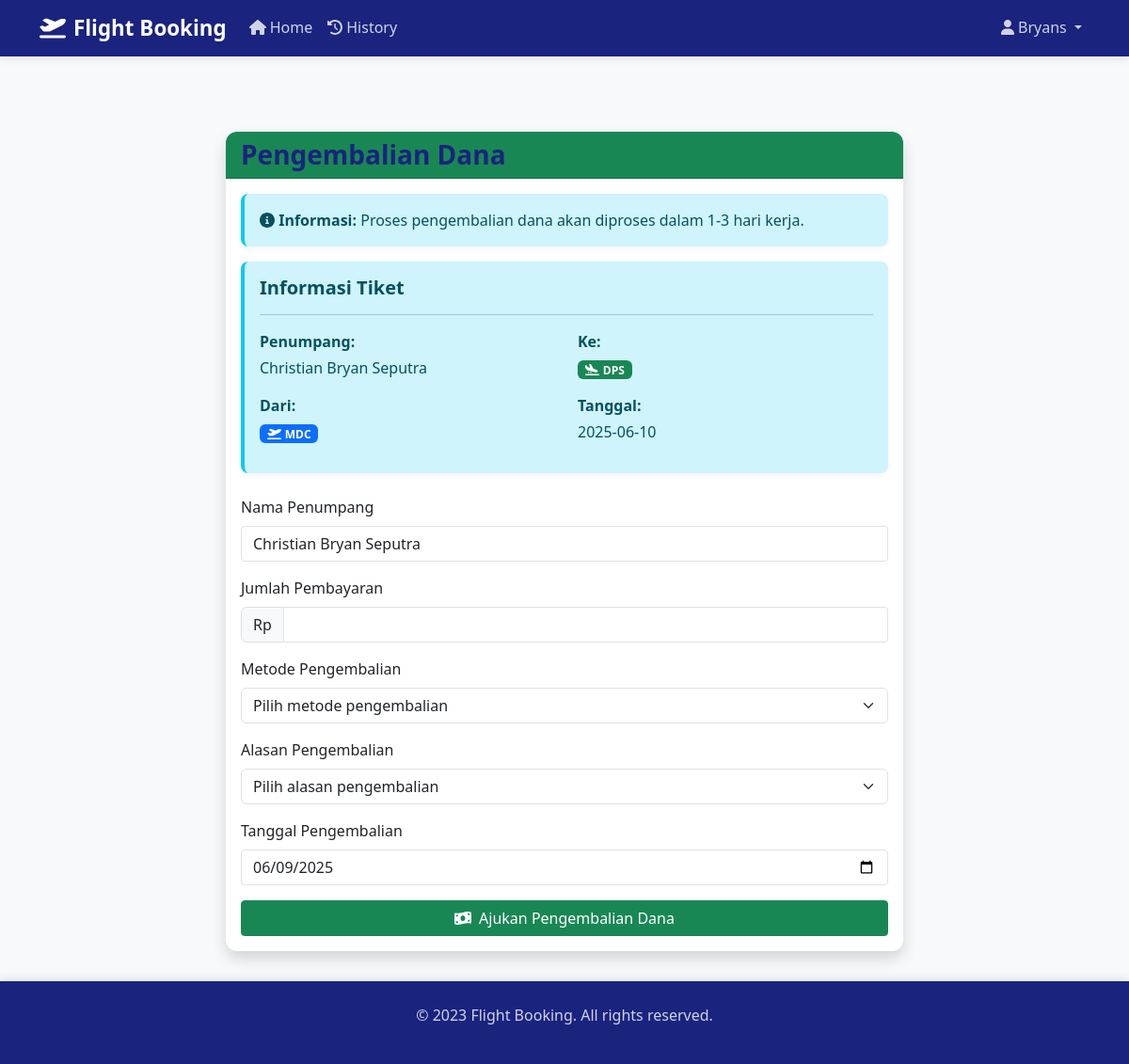
/refund?booking_id=3 (signed in), run on the app's committed database.
### tables this page shows
CREATE TABLE users (
        id INTEGER PRIMARY KEY AUTOINCREMENT,
        username TEXT UNIQUE NOT NULL,
        password TEXT NOT NULL,
        full_name TEXT NOT NULL,
        email TEXT UNIQUE NOT NULL,
        phone TEXT,
        address TEXT,
        created_at TIMESTAMP DEFAULT CURRENT_TIMESTAMP
    );

CREATE TABLE bookings (
        id INTEGER PRIMARY KEY AUTOINCREMENT,
        user_id INTEGER NOT NULL,
        passenger_name TEXT NOT NULL,
        departure_airport TEXT NOT NULL,
        destination_airport TEXT NOT NULL,
        booking_date TEXT NOT NULL,
        created_at TIMESTAMP DEFAULT CURRENT_TIMESTAMP, seat_number TEXT,
        FOREIGN KEY (user_id) REFERENCES users(id)
    );

### app.py (the view, shortened to what this page needs)
@app.route('/refund', methods=['GET', 'POST'])
def refund():
    if 'user_id' not in session:
        flash('Please login to request a refund', 'warning')
        return redirect(url_for('login'))
    conn = get_db_connection()
    cursor = conn.cursor()
    booking_id = request.args.get('booking_id', type=int)
    booking_data = None
    if booking_id:
        cursor.execute('''
            SELECT b.*, u.full_name, p.amount
            FROM bookings b
            JOIN users u ON b.user_id = u.id
            LEFT JOIN payments p ON b.id = p.booking_id
            WHERE b.id = ? AND b.user_id = ?
        ''', (booking_id, session['user_id']))
        booking_data = cursor.fetchone()
        if not booking_data:
            flash('Booking not found or you do not have permission to request refund for it.', 'danger')
            return redirect(url_for('tickets'))
    cursor.execute('''
        SELECT p.*, b.departure_airport, b.destination_airport
        FROM payments p
        JOIN bookings b ON p.booking_id = b.id
        WHERE p.user_id = ? AND p.status = 'pending'
        ORDER BY p.created_at DESC
    ''', (session['user_id'],))
    refund_history = cursor.fetchall()
    conn.close()
    return render_template('refund.html', refund_history=refund_history, booking_data=booking_data)

### app.py (called while the page is built)
@app.context_processor
def inject_now():
    return {'now': datetime.now()}

### database.py (called while the page is built)
def get_db_connection():
    conn = sqlite3.connect("data.db")
    conn.row_factory = sqlite3.Row
    return conn

### templates/refund.html (shortened to what this page needs)
{% extends "base.html" %}
{% block content %}
<div class="container mt-5">
    <div class="row">
        <div class="col-md-8 offset-md-2">
            <div class="card shadow">
                <div class="card-header bg-success text-white">
                    <h3 class="mb-0">Pengembalian Dana</h3>
                </div>
                <div class="card-body">
                    <div class="alert alert-info">
                        <i class="fas fa-info-circle"></i>
                        <strong>Informasi:</strong> Proses pengembalian dana akan diproses dalam 1-3 hari kerja.
                    </div>
                    {% if booking_data %}
                    <div class="alert alert-info mb-4">
                        <h5 class="alert-heading">Informasi Tiket</h5>
                        <hr>
                        <div class="row">
                            <div class="col-md-6">
                                <p class="mb-1"><strong>Penumpang:</strong></p>
                                <p class="mb-3">{{ booking_data.full_name }}</p>
                                <p class="mb-1"><strong>Dari:</strong></p>
                                <p class="mb-3">
                                    <span class="badge bg-primary">
                                        <i class="fas fa-plane-departure me-1"></i>{{ booking_data.departure_airport }}
                                    </span>
                                </p>
                            </div>
                            <div class="col-md-6">
                                <p class="mb-1"><strong>Ke:</strong></p>
                                <p class="mb-3">
                                    <span class="badge bg-success">
                                        <i class="fas fa-plane-arrival me-1"></i>{{ booking_data.destination_airport }}
                                    </span>
                                </p>
                                <p class="mb-1"><strong>Tanggal:</strong></p>
                                <p class="mb-3">{{ booking_data.booking_date }}</p>
                            </div>
                        </div>
                    </div>
                    {% endif %}
                    <form method="post" class="needs-validation" novalidate id="refundForm">
                        <div class="mb-3">
                            <label for="passenger" class="form-label">Nama Penumpang</label>
                            <input type="text" class="form-control" id="passenger" name="passenger"
                                   value="{{ booking_data.full_name if booking_data else '' }}" required>
                        </div>
                        <div class="mb-3">
                            <label for="amount" class="form-label">Jumlah Pembayaran</label>
                            <div class="input-group">
                                <span class="input-group-text">Rp</span>
                                <input type="number" class="form-control" id="amount" name="amount"
                                       value="{{ booking_data.amount if booking_data else '' }}" required>
                            </div>
                        </div>
                        <div class="mb-3">
                            <label for="refund_method" class="form-label">Metode Pengembalian</label>
                            <select class="form-select" id="refund_method" name="refund_method" required>
                                <option value="">Pilih metode pengembalian</option>
                            </select>
                        </div>
                        <div class="mb-3">
                            <label for="refund_reason" class="form-label">Alasan Pengembalian</label>
                            <select class="form-select" id="refund_reason" name="refund_reason" required>
                                <option value="">Pilih alasan pengembalian</option>
                            </select>
                        </div>
                        <div class="mb-3">
                            <label for="refund_date" class="form-label">Tanggal Pengembalian</label>
                            <input type="date" class="form-control" id="refund_date" name="refund_date"
                                   value="{{ now.strftime('%Y-%m-%d') }}" required>
                        </div>
                        <div class="d-grid gap-2">
                            <button type="submit" class="btn btn-success" onclick="return confirmRefund()">
                                <i class="fas fa-money-bill-wave me-2"></i>Ajukan Pengembalian Dana
                            </button>
                        </div>
                    </form>
                </div>
            </div>
        </div>
    </div>
</div>
{% endblock %}

### templates/base.html (shortened to what this page needs)
<!DOCTYPE html>
<html lang="en">
<head>
    <link href="https://cdn.jsdelivr.net/npm/bootstrap@5.3.0/dist/css/bootstrap.min.css" rel="stylesheet">
    <link href="https://cdnjs.cloudflare.com/ajax/libs/font-awesome/6.0.0/css/all.min.css" rel="stylesheet">
</head>
<body>
    <nav class="navbar navbar-expand-lg navbar-dark">
        <div class="container">
            <a class="navbar-brand" href="{{ url_for('index') }}">
                <i class="fas fa-plane-departure me-2"></i>Flight Booking
            </a>
            <div class="collapse navbar-collapse" id="navbarNav">
                <ul class="navbar-nav me-auto">
                    <li class="nav-item">
                        <a class="nav-link {% if request.endpoint == 'index' %}active{% endif %}" href="{{ url_for('index') }}">
                            <i class="fas fa-home me-1"></i>Home
                        </a>
                    </li>
                    <li class="nav-item">
                        <a class="nav-link {% if request.endpoint == 'riwayat' %}active{% endif %}" href="{{ url_for('riwayat') }}">
                            <i class="fas fa-history me-1"></i>History
                        </a>
                    </li>
                </ul>
                <ul class="navbar-nav">
                    {% if session.get('user_id') %}
                    <li class="nav-item dropdown">
                        <a class="nav-link dropdown-toggle" href="#" id="navbarDropdown" role="button" data-bs-toggle="dropdown">
                            <i class="fas fa-user me-1"></i>{{ session.get('username') }}
                        </a>
                    </li>
                    {% endif %}
                </ul>
            </div>
        </div>
    </nav>
    <div class="content">
        <div class="container">
            {% block content %}{% endblock %}
        </div>
    </div>
    <footer class="footer mt-auto">
        <div class="container text-center">
            <p>&copy; 2023 Flight Booking. All rights reserved.</p>
        </div>
    </footer>
</body>
</html>

### templates/base.html (style rules this page uses)
:root { --primary-color: #1a237e; --secondary-color: #0d47a1; --accent-color: #2962ff; --text-color: #333; --text-light: #555; --bg-light: #f8f9fa; --border-color: #dee2e6; --shadow-light: rgba(0, 0, 0, 0.05); --shadow-medium: rgba(0, 0, 0, 0.1); }
body { font-family: 'Segoe UI', Roboto, "Helvetica Neue", Arial, sans-serif; background-color: var(--bg-light); min-height: 100vh; display: flex; flex-direction: column; color: var(--text-color); }
.navbar { background-color: var(--primary-color) !important; box-shadow: 0 2px 10px var(--shadow-medium); }
.navbar-brand { font-weight: 700; color: white !important; font-size: 1.4rem; }
.nav-link { color: rgba(255, 255, 255, 0.8) !important; font-weight: 500; transition: color 0.3s ease, border-bottom 0.3s ease; border-bottom: 2px solid transparent; padding-bottom: 0.5rem; }
.content { flex: 1; padding: 2rem 0; }
.footer { background-color: var(--primary-color); color: rgba(255, 255, 255, 0.8); padding: 1.5rem 0; margin-top: auto; box-shadow: 0 -2px 10px var(--shadow-medium); }
.card { border: none; box-shadow: 0 4px 15px var(--shadow-light); transition: transform 0.3s ease, box-shadow 0.3s ease; border-radius: 0.75rem; overflow: hidden; }
.form-control, .btn { border-radius: 0.25rem; }
.alert { border: none; border-radius: 0.5rem; box-shadow: 0 2px 8px var(--shadow-light); }
h1, h2, h3, h4, h5, h6 { color: var(--primary-color); font-weight: 600; }

### templates/refund.html (style rules this page uses)
.alert { border-left: 4px solid #0dcaf0; }
.btn-success { transition: all 0.3s ease; }

### data on the page
users: get "Bryans", full_name "Christian Bryan Seputra", passenger "Christian Bryan Seputra"
bookings: departure_airport "MDC", destination_airport "DPS", booking_date "2025-06-10"
